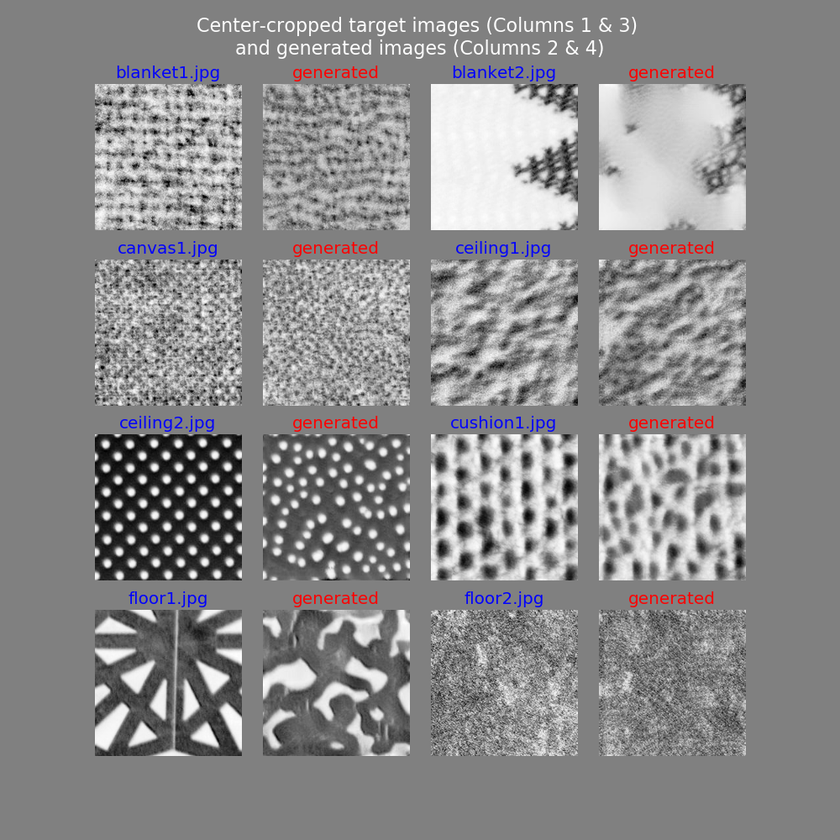
#> input picture preprocessing/texture/image_collection/collection_0.png, 840 x 840 px, shrunk from 1000 x 1000 before the run
$ python -i morphologic.py   (imports and definitions only)
#> lines starting #> are read from the running program, lines starting #| are printed output that depends on the picture
#> further down, picture is the input picture: shape (840, 840, 3); mean B, G, R 139, 138, 138.9
import cv2
import numpy as np

def tophat( img, element=(5, 5) ):
	return cv2_morphology( img, cv2.MORPH_TOPHAT, element )

def blackhat( img, element = (5, 5) ):
	return cv2_morphology( img, cv2.MORPH_BLACKHAT, element )

def gradient( img, element = (5, 5) ):
	return cv2_morphology( img, cv2.MORPH_GRADIENT, element )

# [12 lines left out: function gradient2, not called in this run]

def gradient3( img ):

	img = np.uint8(img)

	kernel1 = cv2.getStructuringElement(cv2.MORPH_RECT,(5,5))
	kernel2 = cv2.getStructuringElement(cv2.MORPH_ELLIPSE,(5,5))
	kernel3 = cv2.getStructuringElement(cv2.MORPH_CROSS,(5,5))

	gradient1 = cv2.morphologyEx(img, cv2.MORPH_GRADIENT, kernel1)
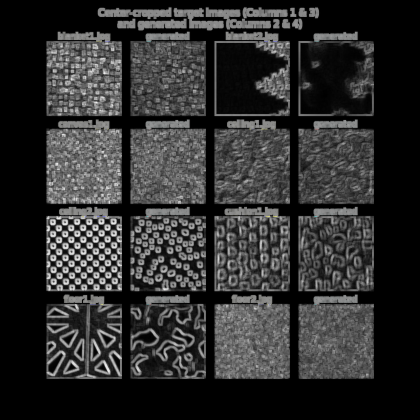
#> gradient1: shape (840, 840, 3) (shown at 1/2 size); mean B, G, R 46.7, 46.7, 46.7
	gradient2 = cv2.morphologyEx(img, cv2.MORPH_GRADIENT, kernel2)
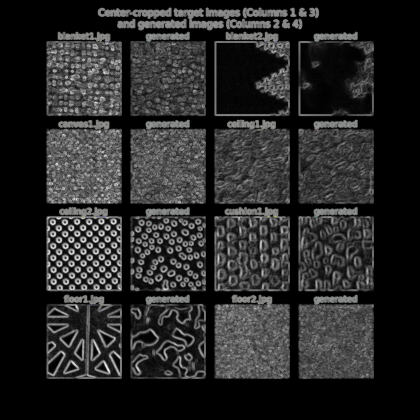
#> gradient2: shape (840, 840, 3) (shown at 1/2 size); mean B, G, R 40.4, 40.4, 40.4
	gradient3 = cv2.morphologyEx(img, cv2.MORPH_GRADIENT, kernel3)
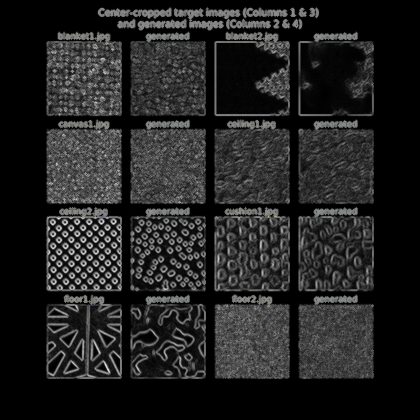
#> gradient3: shape (840, 840, 3) (shown at 1/2 size); mean B, G, R 34.4, 34.4, 34.4

	myfiltered = np.multiply(gradient1, gradient2)
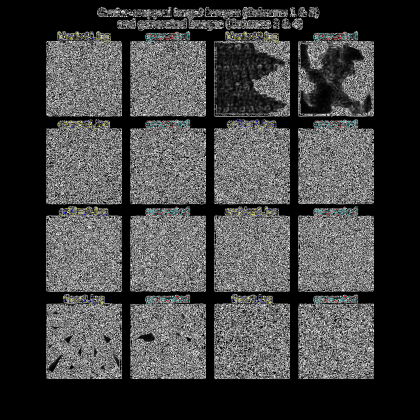
#> myfiltered: shape (840, 840, 3) (shown at 1/2 size); mean B, G, R 66, 66.1, 66
	myfiltered = np.multiply(gradient3, myfiltered)
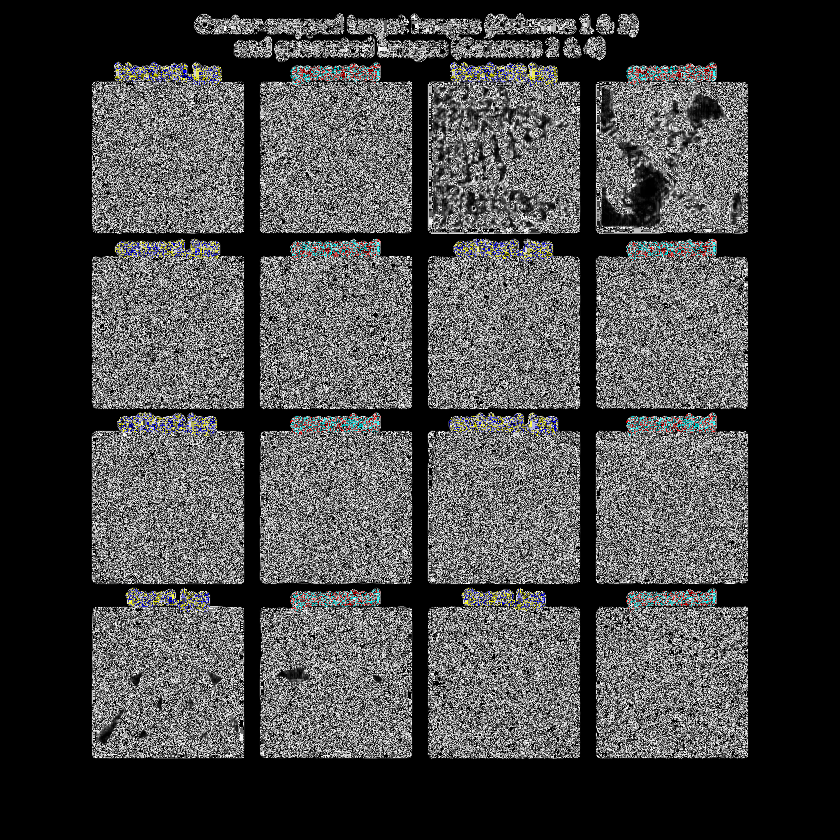
#> myfiltered: shape (840, 840, 3); mean B, G, R 68.2, 68.2, 68.1

	return myfiltered

# [18 lines left out: functions canny_gradient, cv2_morphology, not called in this run]

>>> import cv2
>>> picture = cv2.imread('../preprocessing/texture/image_collection/collection_0.png')
>>> result = gradient3(picture)

$ run again, on preprocessing/texture/image_collection/collection_1.png
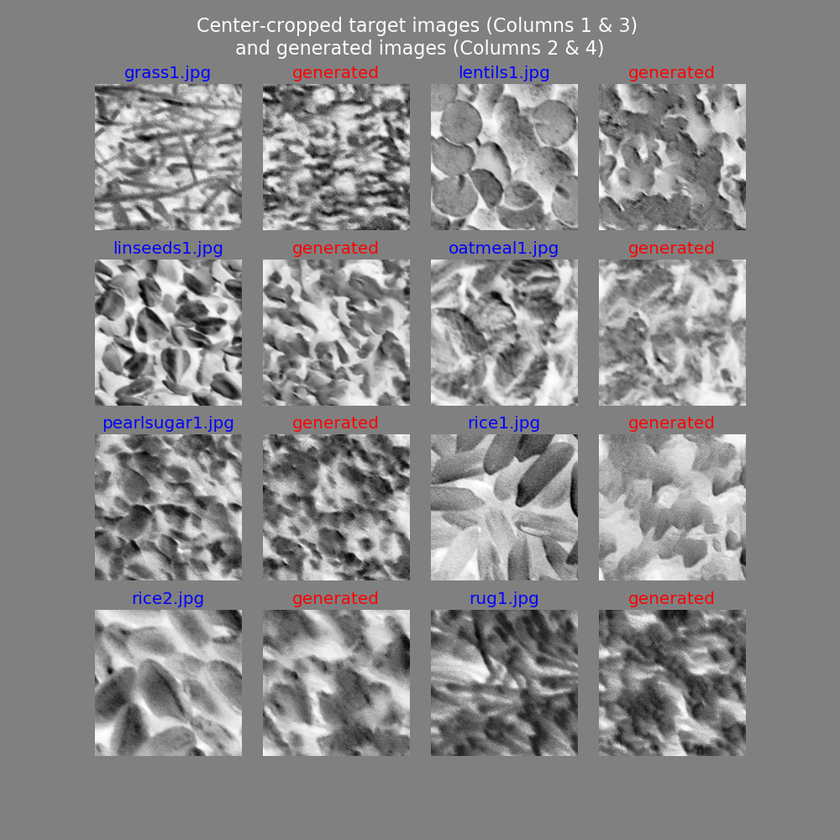
#> input picture preprocessing/texture/image_collection/collection_1.png, 840 x 840 px, shrunk from 1000 x 1000 before the run
#> picture is the input picture: shape (840, 840, 3); mean B, G, R 137.2, 136.3, 137.2
#> in gradient3, `gradient3 = cv2.morphologyEx(img, cv2.MORPH_GRADIENT, kernel3)`:
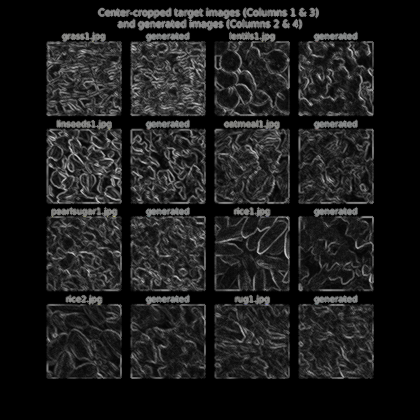
#> gradient3: shape (840, 840, 3) (shown at 1/2 size); mean B, G, R 29, 29, 29
#> in gradient3, `myfiltered = np.multiply(gradient3, myfiltered)`:
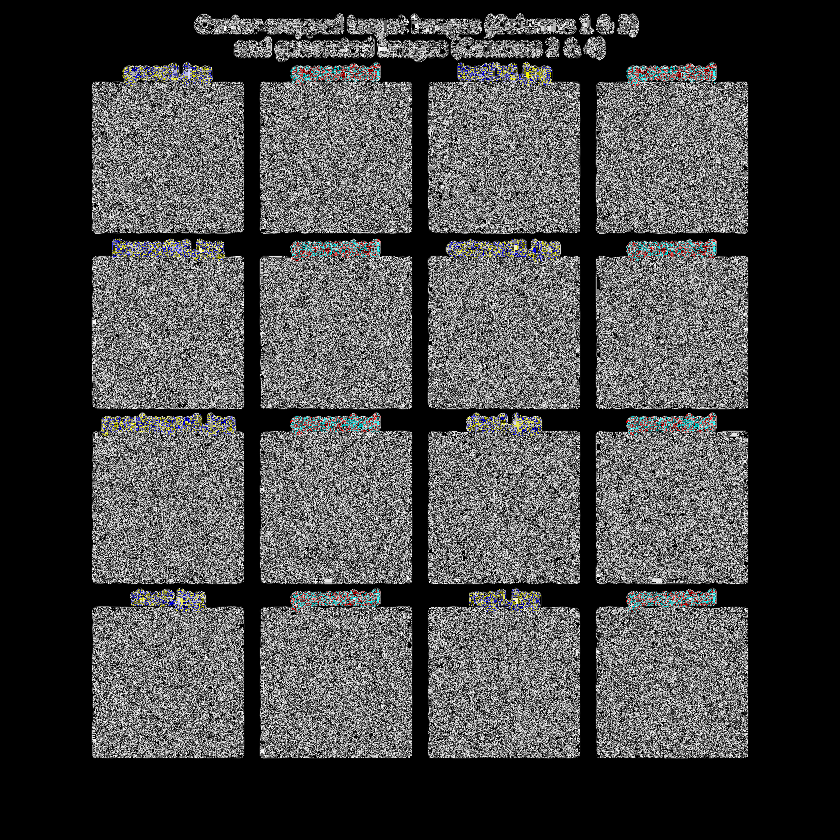
#> myfiltered: shape (840, 840, 3); mean B, G, R 69, 69.1, 69

$ run again, on preprocessing/texture/image_collection/collection_2.png
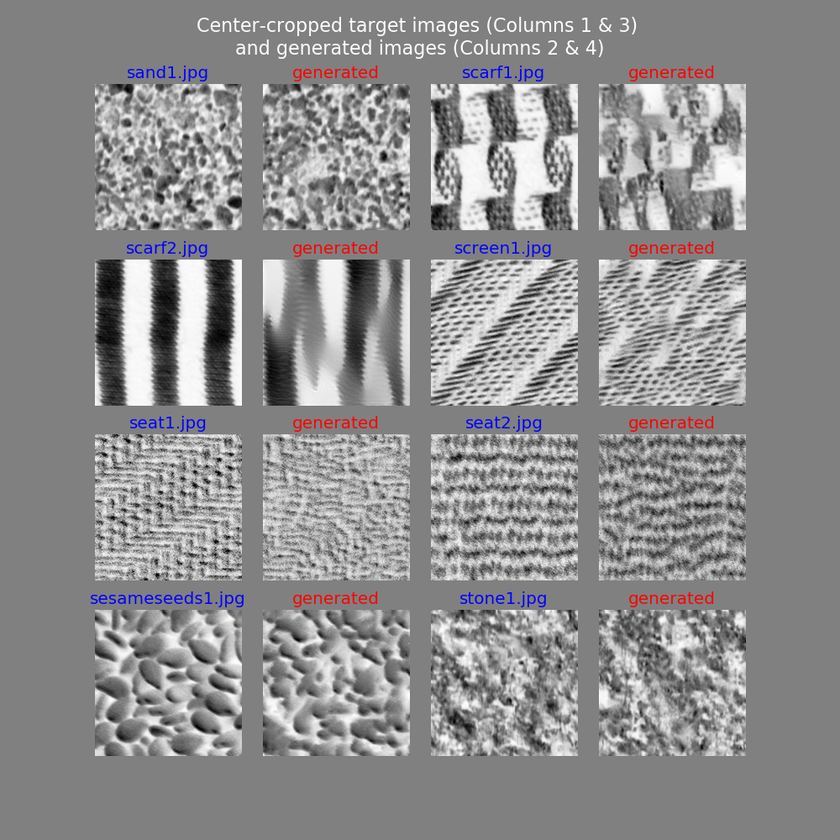
#> input picture preprocessing/texture/image_collection/collection_2.png, 840 x 840 px, shrunk from 1000 x 1000 before the run
#> picture is the input picture: shape (840, 840, 3); mean B, G, R 142.2, 141.3, 142.2
#> in gradient3, `gradient3 = cv2.morphologyEx(img, cv2.MORPH_GRADIENT, kernel3)`:
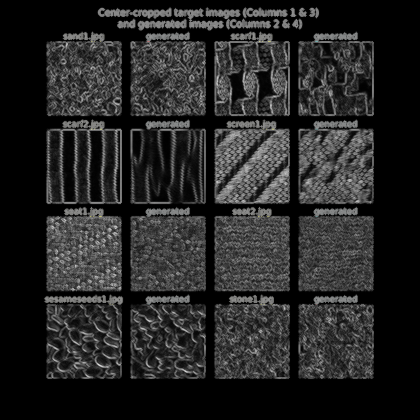
#> gradient3: shape (840, 840, 3) (shown at 1/2 size); mean B, G, R 37.6, 37.7, 37.6
#> in gradient3, `myfiltered = np.multiply(gradient3, myfiltered)`:
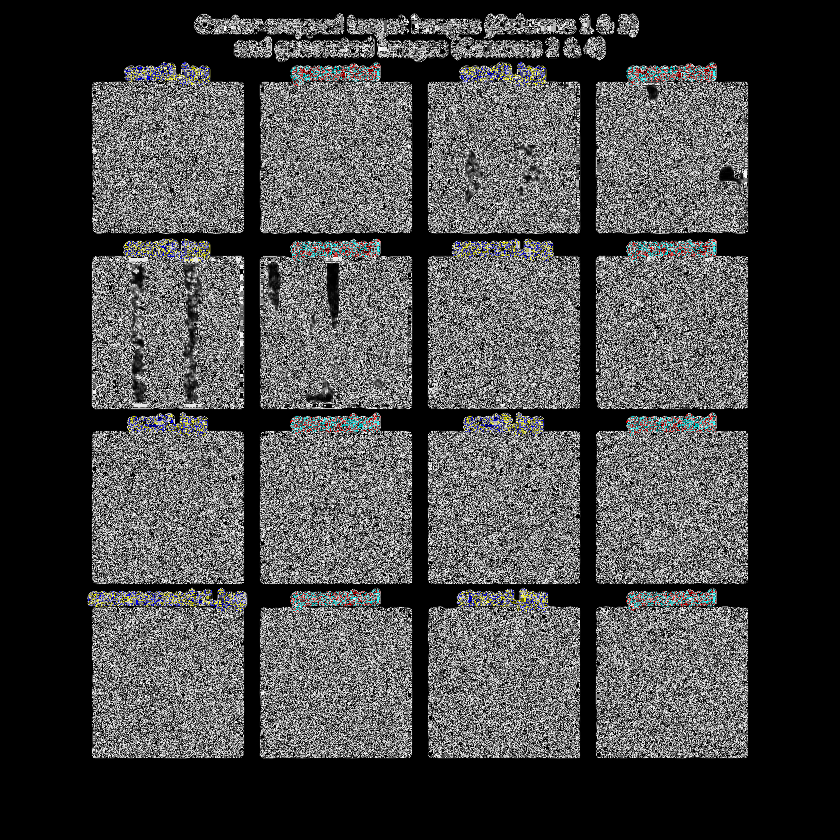
#> myfiltered: shape (840, 840, 3); mean B, G, R 68.7, 68.7, 68.6
